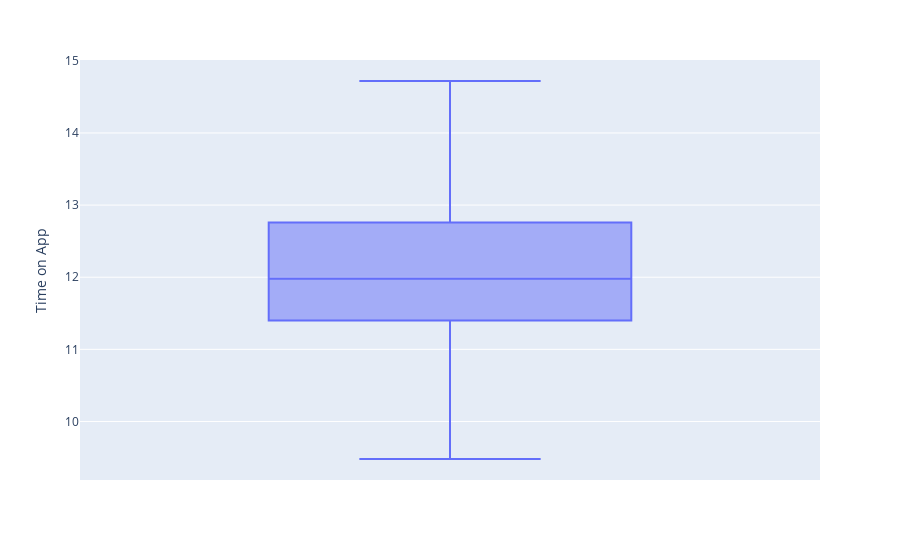

This figure's notebook cell:
### Code cell
# Check and eliminate outlier
px.box(df, y = 'Time on App' )

### Figure 1 — Plotly figure (JSON) as saved in the notebook; plotly's stock layout.template omitted (floating-point values rounded to 4 significant figures; data arrays with more than 128 entries replaced by an {"elided": "..."} marker saying what was removed)
{"data": [{"alignmentgroup": "True", "hovertemplate": "Time on App=%{y}<extra></extra>", "legendgroup": "", "marker": {"color": "#636efa"}, "name": "", "notched": false, "offsetgroup": "", "orientation": "v", "showlegend": false, "type": "box", "x0": " ", "xaxis": "x", "y": {"elided": "482 float values"}, "y0": " ", "yaxis": "y"}], "layout": {"autosize": true, "boxmode": "group", "legend": {"tracegroupgap": 0}, "margin": {"t": 60}, "xaxis": {"anchor": "y", "autorange": true, "domain": [0, 1], "range": [-0.5, 0.5], "type": "category"}, "yaxis": {"anchor": "x", "autorange": true, "domain": [0, 1], "range": [9.189, 15.01], "title": {"text": "Time on App"}, "type": "linear"}}}
